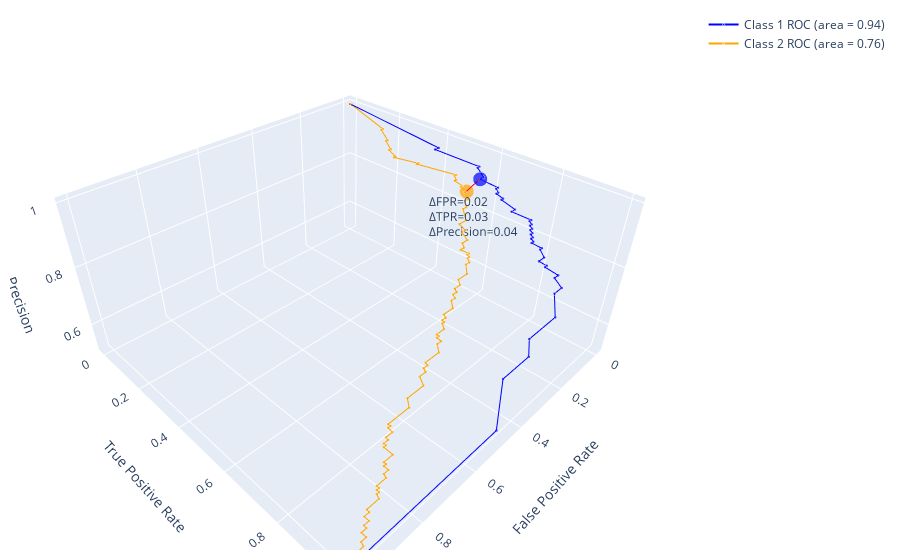
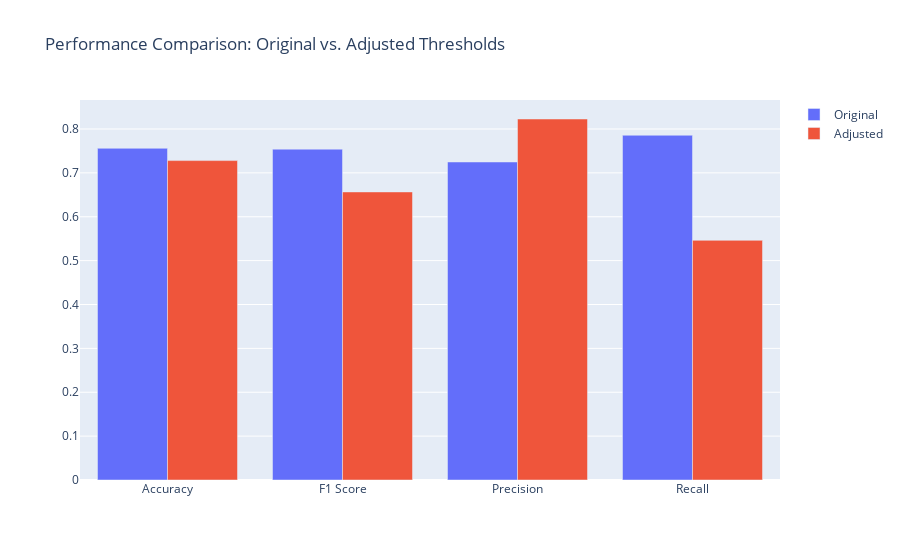

Source (notebook cell) for these figures, in order:
### Code cell
import numpy as np
import matplotlib.pyplot as plt
from sklearn.metrics import roc_curve, auc, precision_recall_curve
from sklearn.datasets import make_classification
from sklearn.model_selection import train_test_split
from sklearn.linear_model import LogisticRegression

from approx_thresh import ApproxThreshold

intersect = True
just_thresholds = False

if intersect:
    X1, y1 = make_classification(n_samples=500, n_features=15, n_classes=2, random_state=42, class_sep=1.0)
    X2, y2 = make_classification(n_samples=500, n_features=15, n_redundant=5, n_classes=2, random_state=42, class_sep=0.4)
else:
    X1, y1 = make_classification(n_samples=500, n_features=15, n_classes=2, random_state=42, class_sep=2.0)
    X2, y2 = make_classification(n_samples=500, n_features=15, n_redundant=5, n_classes=2, random_state=42, class_sep=0.5)

A1 = np.ones(y1.shape)
A2 = 2 * np.ones(y2.shape)

X = np.vstack([X1, X2])
y = np.hstack([y1, y2])
A = np.hstack([A1, A2])

X_train, X_test, y_train, y_test, A_train, A_test = train_test_split(X, y, A, test_size=0.5, random_state=42)

clf = LogisticRegression()
clf.fit(X_train, y_train)
y_prob = clf.predict_proba(X_test)[:, 1]

clf = LogisticRegression()
model = ApproxThreshold(clf)
model.fit(X_train, y_train, A_train)
predictions = model.predict(X_test, A_test)
model.plot_matplotlib()
model.plot_plotly()
model.plot_2d_roc()
model.plot_performance_comparison(X_test, y_test, A_test)
